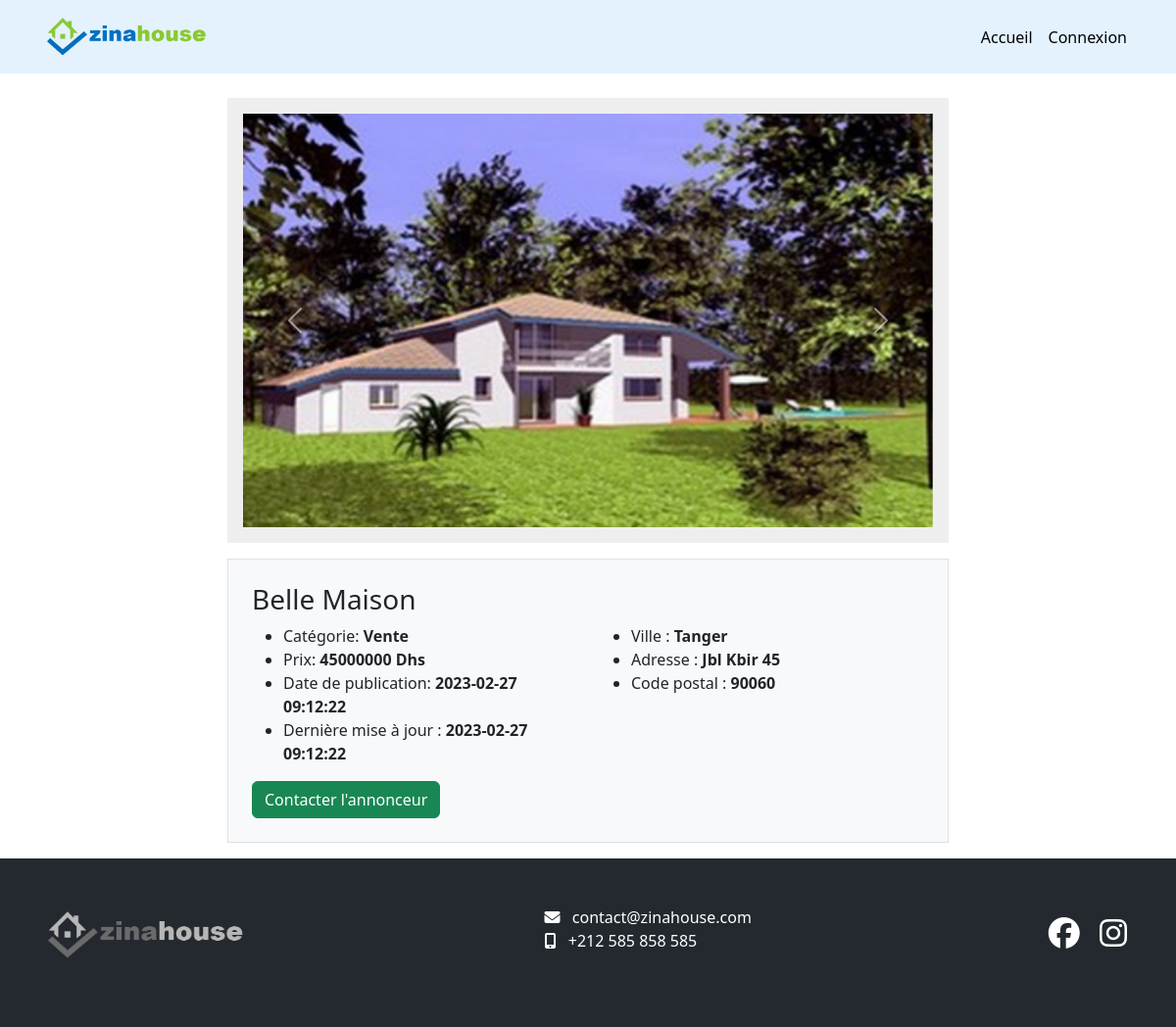
/details/?id=7, run on the app's committed database.
### tables this page shows
CREATE TABLE `image` (
  `id` int(11) NOT NULL,
  `file_name` varchar(400) DEFAULT NULL,
  `type` varchar(50) DEFAULT NULL,
  `announcement_id` int(11) NOT NULL,
  `created_at` datetime DEFAULT NULL,
  `updated_at` datetime DEFAULT NULL
);

CREATE TABLE `announcement` (
  `id` int(11) NOT NULL,
  `client_id` int(11) NOT NULL,
  `title` varchar(250) NOT NULL,
  `price` int(11) NOT NULL,
  `category` varchar(50) NOT NULL,
  `type` varchar(50) NOT NULL,
  `superficie` int(11) NOT NULL,
  `address` varchar(250) NOT NULL,
  `postal_code` varchar(10) NOT NULL,
  `city` varchar(100) NOT NULL,
  `created_at` datetime NOT NULL,
  `updated_at` datetime NOT NULL
);

### pages/details.php (called while the page is built)
<?php
$errors = [];
$announcement = [];
$images = [];
if (isset($_GET["id"])) {
	$id = $_GET["id"];
	$inst = $pdo->prepare("SELECT announcement.*, client.phone FROM `announcement` join client on announcement.client_id = client.id WHERE  announcement.id = $id ");
	$inst->execute();
	$announcement = $inst->fetch(PDO::FETCH_ASSOC);
	$inst = $pdo->prepare("SELECT file_name, type FROM `image` WHERE  announcement_id = $id ");
	$inst->execute();
	$images = $inst->fetchAll(PDO::FETCH_ASSOC);
} else {
	$errors[] = 'Aucune donnée.';
}
require_with('templates/details.html.php', [
	'errors' => $errors,
	'announcement' => $announcement,
	'images' => $images
]);

### includes/_functions.php (called while the page is built, shortened)
<?php
function require_with($pg, $vars = [])
{
	extract($vars);
	require $pg;
}

### templates/details.html.php (the view, shortened to what this page needs)
<?php if ($errors) : ?>
	<div class="container">
		<div class="row my-5 text-center">
			<div class="col-lg-8 m-auto">
				Aucune donnée.
			</div>
		</div>
	</div>
<?php else : ?>
	<div class="container">
		<div class="row mt-5">
			<div class="col-lg-8 m-auto">
				<div id="carouselExampleControls" class="carousel slide" data-bs-ride="carousel">
					<div class="p-3" style="background-color: #eee;">
						<div class="carousel-inner">
							<?php foreach ($images as $k => $image) : ?>
								<div class="carousel-item <?php echo ($image['type'] == 'primary') ? 'active' : '' ?>">
									<img class="d-block w-100" src="/uploads/<?php echo $image["file_name"]; ?>">
								</div>
							<?php endforeach ?>
							<button class="carousel-control-prev" type="button" data-bs-target="#carouselExampleControls" data-bs-slide="prev">
								<span class="carousel-control-prev-icon" aria-hidden="true"></span>
							</button>
							<button class="carousel-control-next" type="button" data-bs-target="#carouselExampleControls" data-bs-slide="next">
								<span class="carousel-control-next-icon" aria-hidden="true"></span>
							</button>
						</div>
					</div>
				</div>
			</div>
		</div>
		<div class="row">
			<div class="col-lg-8 m-auto">
				<div class="bg-light mt-3 p-4 border mb-3">
					<h3 class=""><?php echo $announcement['title']  ?></h3>
					<div class="row">
						<div class="col-lg-6">
							<ul>
								<li>Catégorie: <strong><?php echo $announcement['category']  ?> </strong></li>
								<li>Prix: <strong><?php echo $announcement['price']  ?> Dhs </strong></li>
								<li>Date de publication: <strong><?php echo $announcement['created_at']  ?> </strong></li>
								<li>Dernière mise à jour : <strong><?php echo $announcement['updated_at']  ?></strong></li>
							</ul>
						</div>
						<div class="col-lg-6">
							<ul>
								<li>Ville : <strong><?php echo $announcement['city']  ?></strong></li>
								<li>Adresse : <strong><?php echo $announcement['address']  ?></strong></li>
								<li>Code postal : <strong><?php echo $announcement['postal_code']  ?></strong></li>
							</ul>
						</div>
					</div>
					<div class="row">
						<div class="col">
							<button type="button" class="btn btn-success" data-bs-toggle="modal" data-bs-target="#exampleModal">
								Contacter l'annonceur
							</button>
						</div>
					</div>
				</div>
			</div>
		</div>
	</div>
<?php endif; ?>

### css/main1.css (style rules this page uses)
html, body { margin: 0; padding: 0; }

### data on the page
image: file_name (picture)
announcement: title "Belle Maison", category "Vente", price "45000000", created_at "2023-02-27 09:12:22", updated_at "2023-02-27 09:12:22", city "Tanger", address "Jbl Kbir 45", postal_code "90060"
